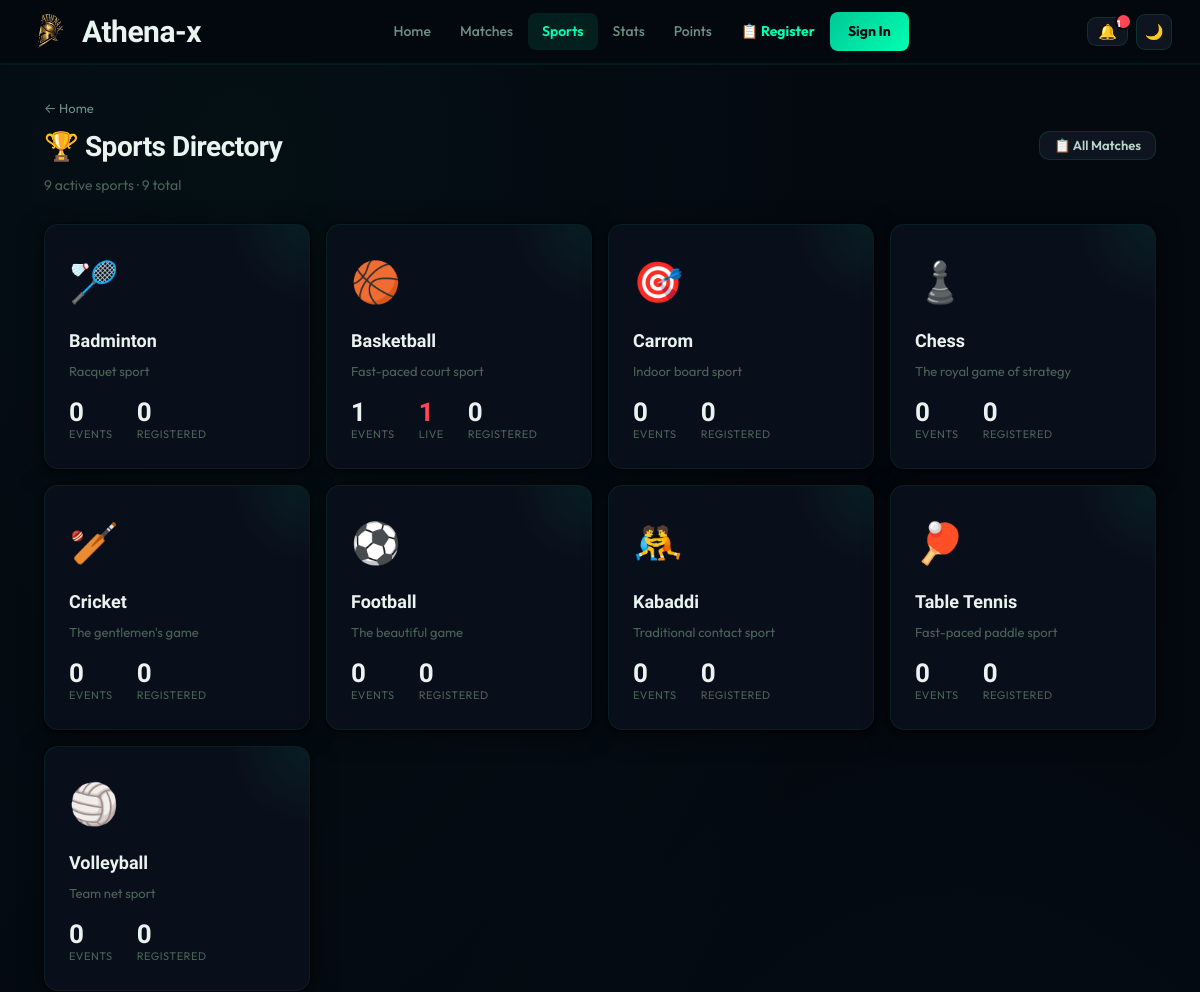
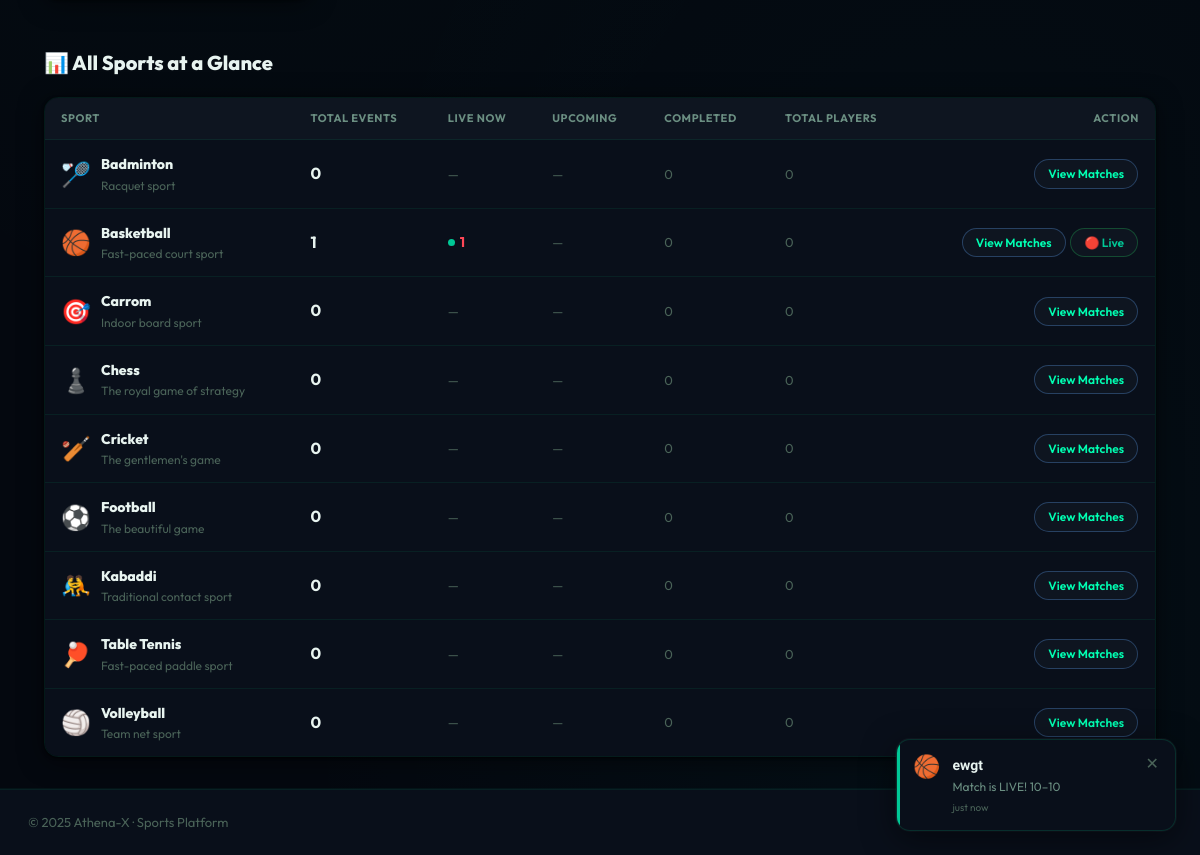
Screenshot of /sports-directory with the database file from the repository (2 pictures, top to bottom).
### tables this page shows
CREATE TABLE sports (
                id INTEGER PRIMARY KEY AUTOINCREMENT,
                name TEXT NOT NULL, icon TEXT DEFAULT '🏆',
                description TEXT, is_active INTEGER DEFAULT 1,
                created_at TIMESTAMP DEFAULT CURRENT_TIMESTAMP
            );

### app.py (the view)
@app.route('/sports-directory')
def sports_directory():
    with get_db() as conn:
        sports = [dict(s) for s in conn.execute("SELECT s.*,COUNT(DISTINCT e.id) total_events,COUNT(DISTINCT CASE WHEN e.status='live' THEN e.id END) live_events,COUNT(DISTINCT CASE WHEN e.status='upcoming' THEN e.id END) upcoming_events,COUNT(DISTINCT CASE WHEN e.status='completed' THEN e.id END) completed_events,COUNT(DISTINCT r.id) total_registrations FROM sports s LEFT JOIN events e ON e.sport_id=s.id LEFT JOIN registrations r ON r.event_id=e.id GROUP BY s.id ORDER BY s.name").fetchall()]
    return render_template('sports_directory.html',sports=sports,total_sports=len(sports),total_active=sum(1 for s in sports if s['is_active']),user=current_user())

### app.py (called while the page is built)
@app.after_request
def add_security_headers(resp):
    resp.headers['X-Frame-Options']        = 'SAMEORIGIN'
    resp.headers['X-Content-Type-Options'] = 'nosniff'
    resp.headers['X-XSS-Protection']       = '1; mode=block'
    resp.headers['Referrer-Policy']        = 'strict-origin-when-cross-origin'
    resp.headers['Strict-Transport-Security'] = 'max-age=31536000; includeSubDomains'
    resp.headers['Permissions-Policy']     = 'geolocation=(), microphone=(), camera=()'
    return resp

def get_db():
    conn = sqlite3.connect(DB_PATH)
    conn.row_factory = sqlite3.Row
    conn.execute("PRAGMA foreign_keys = ON")
    return conn

def current_user():
    if 'user_id' not in session: return None
    if session.get('role') == 'admin': return None   # admins are NOT users
    with get_db() as conn:
        u = conn.execute("SELECT * FROM users WHERE id=? AND role='user'",(session['user_id'],)).fetchone()
        return dict(u) if u else None

### templates/sports_directory.html (shortened to what this page needs)
{% extends "base.html" %}
{% block content %}
<div class="page-container">
  <div class="page-header">
    <div class="page-title-area">
      <a href="/" style="display:inline-flex;align-items:center;gap:5px;font-size:13px;color:var(--muted);text-decoration:none;margin-bottom:6px;" onmouseover="this.style.color='var(--accent)'" onmouseout="this.style.color='var(--muted)'">← Home</a>
      <h1>🏆 Sports Directory</h1>
      <p>{{ total_active }} active sports · {{ total_sports }} total</p>
    </div>
    <a href="/matches" class="btn btn-secondary btn-sm">📋 All Matches</a>
  </div>
  <div class="sports-dir-grid">
    {% for s in sports %}
    <a href="/matches?sport={{ s.id }}" class="sport-dir-card {% if not s.is_active %}disabled{% endif %}" style="text-decoration:none;">
      <div class="sdc-icon">{{ s.icon }}</div>
      <div class="sdc-name">{{ s.name }}</div>
      {% if s.description %}<div class="sdc-desc">{{ s.description }}</div>{% endif %}
      <div class="sdc-stats">
        <div class="sdc-stat">
          <div class="sdc-stat-num">{{ s.total_events }}</div>
          <div class="sdc-stat-lbl">Events</div>
        </div>
        {% if s.live_events > 0 %}
        <div class="sdc-stat">
          <div class="sdc-stat-num" style="color:var(--red);">{{ s.live_events }}</div>
          <div class="sdc-stat-lbl">Live</div>
        </div>
        {% endif %}
        <div class="sdc-stat">
          <div class="sdc-stat-num">{{ s.total_registrations }}</div>
          <div class="sdc-stat-lbl">Registered</div>
        </div>
      </div>
    </a>
    {% endfor %}
  </div>
  {% if sports %}
  <div style="margin-top:48px;">
    <h2 style="font-size:20px;font-weight:800;margin-bottom:18px;">📊 All Sports at a Glance</h2>
    <div class="data-table-wrap">
      <table class="data-table">
        <thead>
          <tr>
            <th>Sport</th>
            <th>Total Events</th>
            <th>Live Now</th>
            <th>Upcoming</th>
            <th>Completed</th>
            <th>Total Players</th>
            <th style="text-align:right;">Action</th>
          </tr>
        </thead>
        <tbody>
          {% for s in sports %}
          <tr>
            <td>
              <div style="display:flex;align-items:center;gap:10px;">
                <span style="font-size:24px;">{{ s.icon }}</span>
                <div>
                  <div style="font-weight:800;">{{ s.name }}</div>
                  {% if s.description %}<div class="td-muted" style="font-size:12px;">{{ s.description }}</div>{% endif %}
                </div>
              </div>
            </td>
            <td style="font-weight:700;font-size:16px;">{{ s.total_events }}</td>
            <td>
              {% if s.live_events > 0 %}
                <span style="color:var(--red);font-weight:700;display:flex;align-items:center;gap:5px;"><span class="pulse-dot"></span>{{ s.live_events }}</span>
              {% else %}
                <span class="td-muted">—</span>
              {% endif %}
            </td>
            <td>
              {% if s.upcoming_events > 0 %}<span style="color:#93c5fd;font-weight:700;">{{ s.upcoming_events }}</span>{% else %}<span class="td-muted">—</span>{% endif %}
            </td>
            <td><span class="td-muted">{{ s.completed_events }}</span></td>
            <td><span class="td-muted">{{ s.total_registrations }}</span></td>
            <td class="td-right">
              <a href="/matches?sport={{ s.id }}" class="tbl-btn tbl-btn-blue">View Matches</a>
              {% if s.live_events > 0 %}
                <a href="/matches?sport={{ s.id }}&status=live" class="tbl-btn tbl-btn-green">🔴 Live</a>
              {% endif %}
            </td>
          </tr>
          {% endfor %}
        </tbody>
      </table>
    </div>
  </div>
  {% endif %}
</div>
{% endblock %}

### rows the page displays
sports: icon "🏸", name "Badminton", description "Racquet sport", total_events "0", total_registrations "0", completed_events "0"
sports: icon "🏀", name "Basketball", description "Fast-paced court sport", total_events "1", live_events "1", total_registrations "0", completed_events "0"
sports: icon "🎯", name "Carrom", description "Indoor board sport", total_events "0", total_registrations "0", completed_events "0"
sports: icon "♟️", name "Chess", description "The royal game of strategy", total_events "0", total_registrations "0", completed_events "0"
sports: icon "🏏", name "Cricket", description "The gentlemen's game", total_events "0", total_registrations "0", completed_events "0"
sports: icon "⚽", name "Football", description "The beautiful game", total_events "0", total_registrations "0", completed_events "0"
sports: icon "🤼", name "Kabaddi", description "Traditional contact sport", total_events "0", total_registrations "0", completed_events "0"
sports: icon "🏓", name "Table Tennis", description "Fast-paced paddle sport", total_events "0", total_registrations "0", completed_events "0"
sports: icon "🏐", name "Volleyball", description "Team net sport", total_events "0", total_registrations "0", completed_events "0"

### other values shown
{{ total_active }} "9"
{{ total_sports }} "9"
